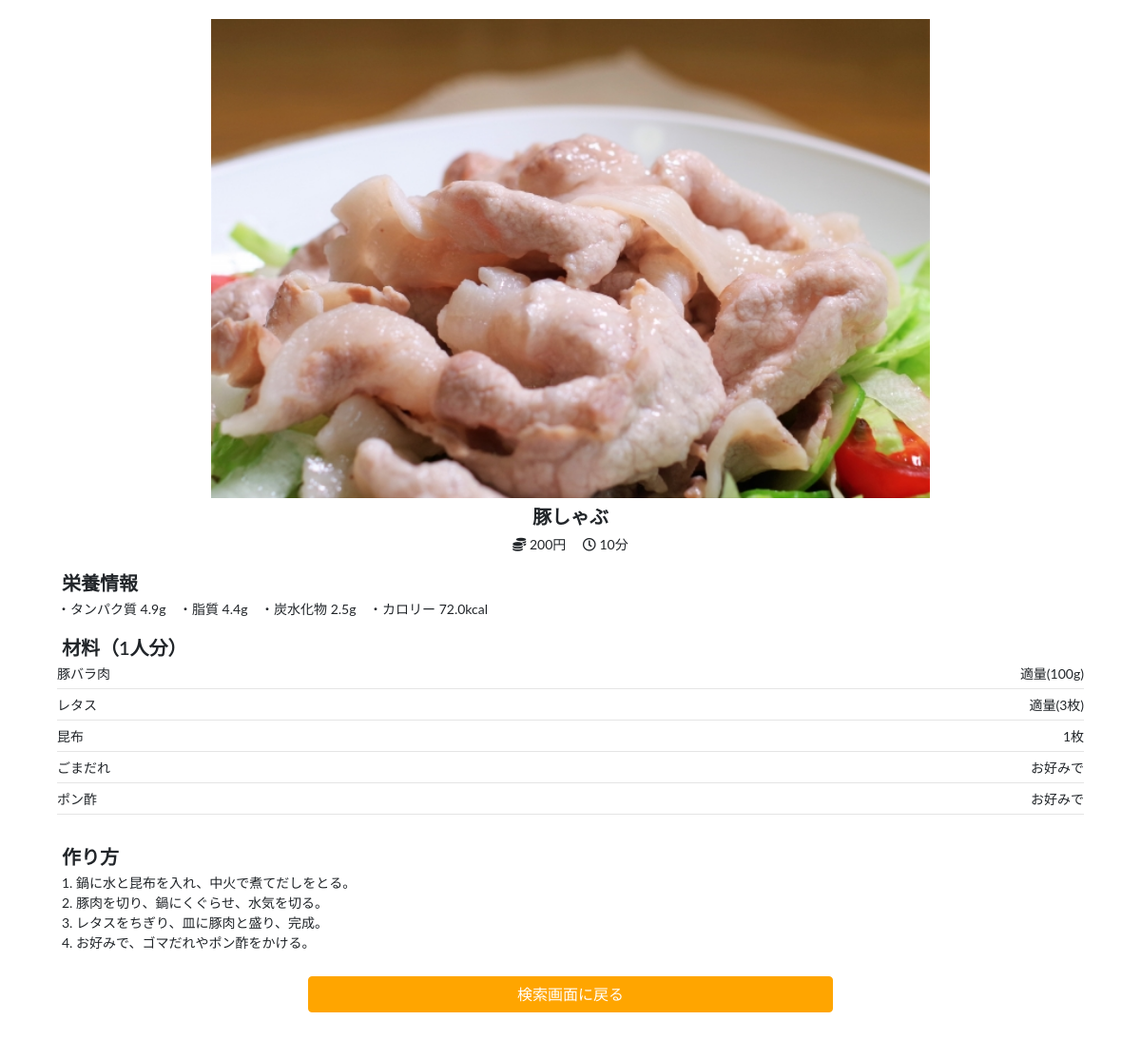
The app's page /detail/13/ with its own data.
### recipe/models.py (models this page shows, shortened)
class Menu(models.Model):
    name = models.CharField(max_length = 100, unique=True)
    cost = models.IntegerField()
    time = models.IntegerField()
    process = models.TextField()
    protein = models.FloatField()
    fat = models.FloatField()
    carbohydrate = models.FloatField()
    cal = models.FloatField()
    img = models.ImageField(upload_to='images')

class Material(models.Model):
    small_genre = models.ForeignKey(Small_Genre, on_delete=models.CASCADE)
    name = models.CharField(max_length = 100, unique=True)
    menu = models.ManyToManyField(Menu, through='Menu_Material',)
    def __str__(self):
        return self.name

### recipe/views.py (the view)
# urls.py: path('detail/<int:menu_id>/', views.detail, name='detail'),
def detail(request, menu_id):
    menus = Menu.objects.get(id = menu_id)
    materials = []
    search_keys = list(Menu_Material.objects.filter(menu=menu_id).values('material', 'amount'))
    for key in search_keys:
        material_name = str(Material.objects.get(id=key['material']))
        materials.append({'name':material_name, 'amount':key['amount']})
    return render(request, 'recipe/detail.html',{'menus':menus,'materials':materials})

### recipe/templates/recipe/detail.html (shortened to what this page needs)
<!DOCTYPE html>
<html lang="ja">
    <head>
        <link rel="stylesheet" href="https://use.fontawesome.com/releases/v5.15.4/css/all.css">
        <link href="https://cdn.jsdelivr.net/npm/bootstrap@5.0.0-beta1/dist/css/bootstrap.min.css" rel="stylesheet">
    </head>
    <body>
        <div class = "main">
            <div>
                <img src="/{{ menus.img }}"  class ="menu_img">
            </div>
            <div>
                <h2 class = "menu_name">{{ menus.name }}</h2>
                <div class = "cost_time">
                    <i class="fas fa-coins"></i>
                    {{ menus.cost }}円
                    <i class="far fa-clock"></i>
                    {{ menus.time }}分
                </div>
            </div>
            <div class = "nutrition_info">
                <h3 class = "sub_title">栄養情報</h3>
                <span class = "nut">・タンパク質 {{ menus.protein }}g</span>
                <span class = "nut">・脂質 {{ menus.fat }}g</span>
                <span class = "nut">・炭水化物 {{ menus.carbohydrate }}g</span>
                <span class = "nut">・カロリー {{ menus.cal }}kcal</span>
            </div>
            <div class = "materials">
                <h3 class = "sub_title">材料（1人分）</h3>
                <div class = "material">
                    {% for material in materials %}
                    <div class = "material_detail">
                        <span class =  "material_name">{{ material.name }}</span>
                        <span class = "material_amount">{{ material.amount }}</span>
                    </div>
                    {% endfor %}
                </div>
            </div>
            <br>
            <div class = "howto_make">
                <h3 class = "sub_title">作り方</h3>
                <p>{{ menus.process | linebreaksbr }}</p>
            </div>
            <div class="row py-3 form-group row justify-content-center">
                <a href="/" class="col-md-2 mx-1 my-1 btn btn-primary">検索画面に戻る</a>
            </div>
        </div>
    </body>
</html>

### recipe/templates/recipe/detail.html (style rules this page uses)
body { font-size: 14px!important; }
.main { padding-top:20px!important; width:90%!important; text-align:left; }
.materials { padding-top:7px; }
.nutrition_info { padding-top:7px; }
body { height:100%; font-size: 18px; font-weight: 400; font-family: 'Lato', 'Noto Sans Japanese', sans-serif; text-align:center; }
.main { padding-top:40px; width:55%; margin:0 auto 80px auto; }
.menu_img { height:auto; width:70%; display: block; margin: auto; }
.sub_title { margin:5px; font-size: 20px; font-weight: 600; }
.menu_name { font-size:20px!important; font-weight: 600; line-height: 1.4; text-align:center; margin: 5px; }
.cost_time { text-align:center; }
.fa-clock { padding-left:14px; }
.nutrition_info { padding-top:13px; }
.nut { padding-right:10px; display: inline-block; }
.howto_make p { text-align:left; }
.material_name { float:left; clear: left; }
.material_amount { float:right; }
.howto_make { clear: left; }
.material_detail { border-bottom: #e5e5e5 solid 1px; padding-bottom:5px; margin-bottom:6px; }
.materials { padding-top:13px; }
p { margin:5px; }
.btn-primary { background-color: #ffa500; border-color: #ffa500; width:50%; }
.btn-primary:link, .btn-primary:visited, .btn-primary:active { background-color: #ffa500; border-color: #ffa500; }

### records on screen
Menu: img (picture), name "豚しゃぶ", cost "200", time "10", protein "4.9", fat "4.4", carbohydrate "2.5", cal "72.0", process "1. 鍋に水と昆布を入れ、中火で煮てだしをとる。 2. 豚肉を切り、鍋にくぐらせ、水気を切る。 3. レタスをちぎり、皿に豚肉と盛り、完成。 4. お好みで、ゴマだれやポン酢をかける。"
Material: name "豚バラ肉"
Material: name "レタス"
Material: name "昆布"
Material: name "ごまだれ"
Material: name "ポン酢"

### other values on screen
{{ material.amount }} "適量(100g)" "適量(3枚)" "1枚" "お好みで" "お好みで"
